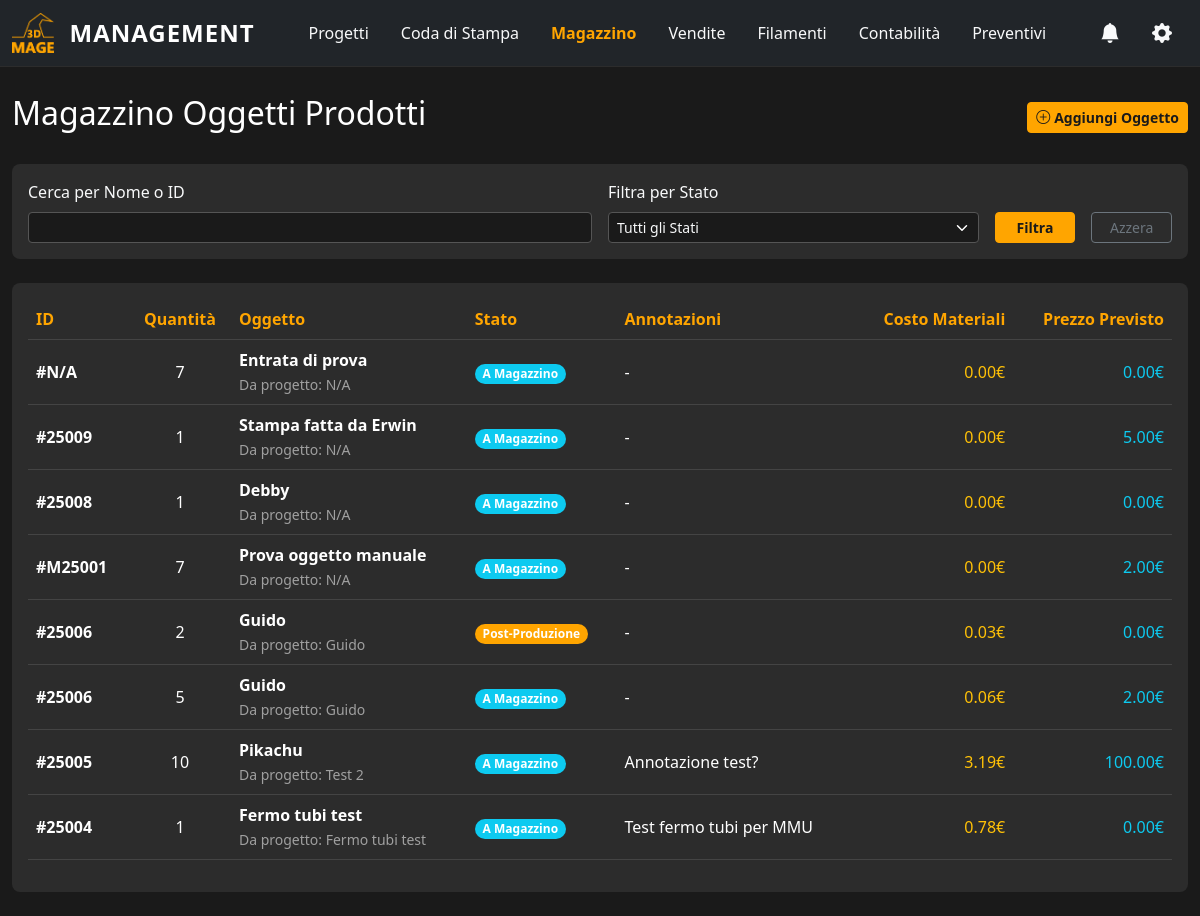
The app's page /inventory/, older data.
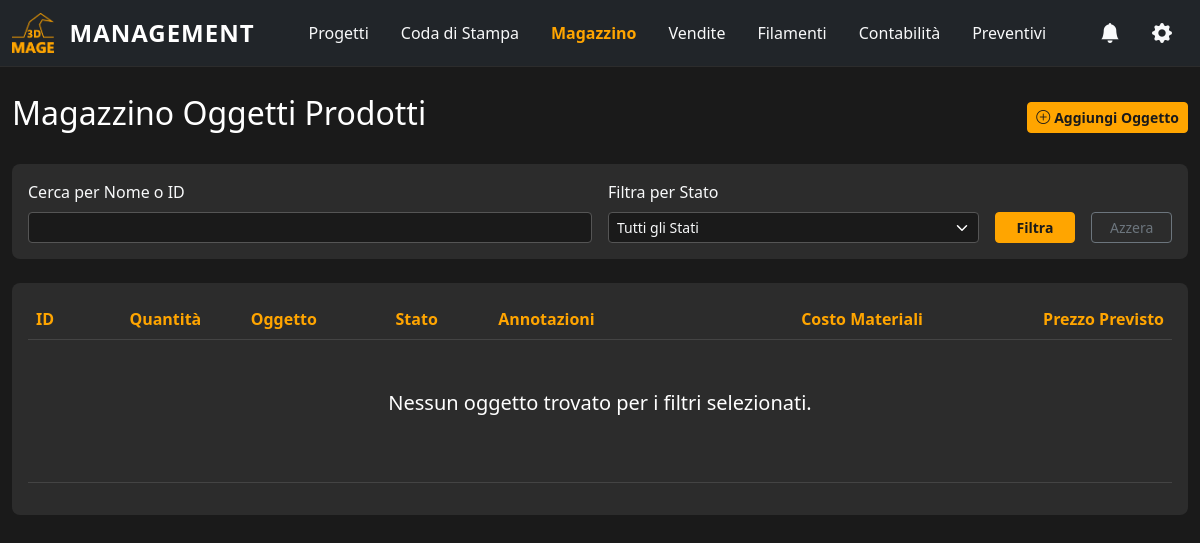
The same page, newer data.
### app_3dmage_management/models.py (models this page shows, shortened)
class StockItem(models.Model):
    class Status(models.TextChoices):
        POST_PROD = 'POST_PROD', 'Post-Produzione'
        IN_STOCK = 'IN_STOCK', 'A Magazzino'
        CONSIGNMENT = 'CONSIGNMENT', 'Conto Vendita'
        SOLD = 'SOLD', 'Venduto'
    project = models.ForeignKey(Project, on_delete=models.SET_NULL, null=True, blank=True, verbose_name="Progetto Originale")
    custom_id = models.CharField(max_length=10, null=True, blank=True, verbose_name="ID Personalizzato")
    name = models.CharField(max_length=200, verbose_name="Nome Oggetto")
    quantity = models.PositiveIntegerField(default=1, verbose_name="Quantità")
    status = models.CharField(max_length=20, choices=Status.choices, default=Status.POST_PROD, verbose_name="Stato")
    created_at = models.DateTimeField(auto_now_add=True, verbose_name="Aggiunto il")
    material_cost = models.DecimalField(max_digits=10, decimal_places=2, default=0.00, verbose_name="Costo Materiali")
    suggested_price = models.DecimalField(max_digits=10, decimal_places=2, default=0.00, verbose_name="Prezzo di Vendita Previsto")
    sold_at = models.DateField(null=True, blank=True, verbose_name="Data Vendita")
    sale_price = models.DecimalField(max_digits=10, decimal_places=2, null=True, blank=True, verbose_name="Prezzo di Vendita")
    payment_method = models.ForeignKey(PaymentMethod, on_delete=models.SET_NULL, null=True, blank=True, verbose_name="Metodo di Pagamento")
    sold_to = models.CharField(max_length=100, blank=True, verbose_name="Venduto a (o rimborsato da)")
    notes = models.TextField(blank=True, verbose_name="Note sulla vendita")
    class Meta:
        verbose_name = "Oggetto a Magazzino"
        verbose_name_plural = "Oggetti a Magazzino"
        ordering = ['-created_at']

class Project(models.Model):
    class Priority(models.TextChoices):
        URGENT = 'URGENT', 'Urgente'
        HIGH = 'HIGH', 'Alta'
        MEDIUM = 'MEDIUM', 'Media'
        LOW = 'LOW', 'Bassa'
    class Status(models.TextChoices):
        QUOTE = 'QUOTE', 'Preventivo'
        TODO = 'TODO', 'Da Stampare'
        POST = 'POST', 'Post-Produzione'
        DONE = 'DONE', 'Completato'
    custom_id = models.CharField(max_length=10, null=True, blank=True, unique=True, verbose_name="ID Personalizzato")
    name = models.CharField(max_length=200, verbose_name="Nome Progetto")
    created_at = models.DateTimeField(default=timezone.now, verbose_name="Creato il")
    priority = models.CharField(max_length=10, choices=Priority.choices, default=Priority.MEDIUM, verbose_name="Priorità")
    status = models.CharField(max_length=10, choices=Status.choices, default=Status.QUOTE, verbose_name="Status")
    completed_at = models.DateTimeField(null=True, blank=True, verbose_name="Data Completamento")
    category = models.ForeignKey(Category, on_delete=models.SET_NULL, null=True, blank=True, verbose_name="Categoria")
    quantity = models.PositiveIntegerField(default=1, verbose_name="Quantità oggetti ordine")
    notes = models.TextField(blank=True, verbose_name="Annotazioni")
    actual_quantity = models.PositiveIntegerField(default=0)
    produced_quantity = models.PositiveIntegerField(default=0)
    class Meta:
        verbose_name = "Progetto"
        verbose_name_plural = "Progetti"
        ordering = ['-created_at']

### app_3dmage_management/views.py (the view)
# urls.py: path('inventory/', views.inventory_dashboard, name='inventory_dashboard'),
def inventory_dashboard(request):
    search_query = request.GET.get('q', '')
    status_filter = request.GET.get('status', '')
    sort_by = request.GET.get('sort', 'created_at')
    order = request.GET.get('order', 'desc')
    filters_applied = bool(search_query or status_filter)
    order_prefix = '-' if order == 'desc' else ''
    stock_items_query = StockItem.objects.exclude(status='SOLD').select_related('project').annotate(
        material_cost_per_unit=Case(
            When(quantity__gt=0, then=F('material_cost') / F('quantity')),
            default=Value(0),
            output_field=DecimalField(decimal_places=2)
        )
    )
    if search_query:
        stock_items_query = stock_items_query.filter(
            Q(name__icontains=search_query) |
            Q(custom_id__icontains=search_query)
        )
    if status_filter:
        stock_items_query = stock_items_query.filter(status=status_filter)
    valid_sort_fields = ['custom_id', 'quantity', 'name', 'status', 'suggested_price', 'material_cost']
    if sort_by not in valid_sort_fields:
        sort_by = 'created_at'
    if sort_by == 'material_cost':
        stock_items = stock_items_query.order_by(f'{order_prefix}material_cost_per_unit')
    else:
        stock_items = stock_items_query.order_by(f'{order_prefix}{sort_by}')
    context = {
        'stock_items': stock_items,
        'form': StockItemForm(),
        'manual_form': ManualStockItemForm(),
        'page_title': 'Magazzino',
        'all_statuses': StockItem.Status.choices,
        'search_query': search_query,
        'status_filter': status_filter,
        'sort_by': sort_by,
        'order': order,
        'filters_applied': filters_applied,
    }
    return render(request, 'app_3dmage_management/inventory.html', context)

### app_3dmage_management/forms.py
class ManualStockItemForm(forms.ModelForm):
    class Meta:
        model = StockItem
        fields = ['name', 'quantity', 'suggested_price', 'material_cost']
        widgets = {
            'name': forms.TextInput(attrs={'class': 'form-control'}),
            'quantity': forms.NumberInput(attrs={'class': 'form-control', 'min': 1}),
            'suggested_price': forms.NumberInput(attrs={'class': 'form-control', 'step': '0.01'}),
            'material_cost': forms.NumberInput(attrs={'class': 'form-control', 'step': '0.01'}),
        }
        labels = { 'name': "Nome Oggetto", 'quantity': "Quantità", 'suggested_price': 'Prezzo Vendita Previsto', 'material_cost': 'Costo Materiali Totale' }

### app_3dmage_management/models.py (called while the page is built)
    def __str__(self):
        return self.name

### app_3dmage_management/templates/app_3dmage_management/inventory.html (shortened to what the changed rows need)
{% extends "app_3dmage_management/base.html" %}
{% load static %}
{% block content %}
<div class="d-flex justify-content-between align-items-center mb-4">
    <h2 class="text-white">Magazzino Oggetti Prodotti</h2>
</div>
<div class="card bg-dark-card">
    <div class="card-body">
        <div class="table-responsive">
            <table class="table table-dark table-hover align-middle">
                <thead>
                    <tr>
                        <th><a href="?sort=custom_id&order={% if sort_by == 'custom_id' and order == 'asc' %}desc{% else %}asc{% endif %}&{{ request.GET.urlencode|cut:'sort'|cut:'order' }}">ID</a></th>
                        <th class="text-center"><a href="?sort=quantity&order={% if sort_by == 'quantity' and order == 'asc' %}desc{% else %}asc{% endif %}&{{ request.GET.urlencode|cut:'sort'|cut:'order' }}">Quantità</a></th>
                        <th><a href="?sort=name&order={% if sort_by == 'name' and order == 'asc' %}desc{% else %}asc{% endif %}&{{ request.GET.urlencode|cut:'sort'|cut:'order' }}">Oggetto</a></th>
                        <th><a href="?sort=status&order={% if sort_by == 'status' and order == 'asc' %}desc{% else %}asc{% endif %}&{{ request.GET.urlencode|cut:'sort'|cut:'order' }}">Stato</a></th>
                        <th>Annotazioni</th>
                        <th class="text-end"><a href="?sort=material_cost&order={% if sort_by == 'material_cost' and order == 'asc' %}desc{% else %}asc{% endif %}&{{ request.GET.urlencode|cut:'sort'|cut:'order' }}">Costo Materiali</a></th>
                        <th class="text-end"><a href="?sort=suggested_price&order={% if sort_by == 'suggested_price' and order == 'asc' %}desc{% else %}asc{% endif %}&{{ request.GET.urlencode|cut:'sort'|cut:'order' }}">Prezzo Previsto</a></th>
                    </tr>
                </thead>
                <tbody id="inventory-table-body">
                    {% for item in stock_items %}
                    <tr style="cursor: pointer;" data-bs-toggle="modal" data-bs-target="#editStockItemModal" data-item-id="{{ item.id }}">
                        <td class="fw-bold">#{{ item.custom_id|default:"N/A" }}</td>
                        <td class="text-center">{{ item.quantity }}</td>
                        <td><div class="fw-bold">{{ item.name }}</div><small class="text-muted">Da progetto: {{ item.project.name|default:"N/A" }}</small></td>
                        <td><span class="badge rounded-pill bg-stock-status-{{ item.status|lower }}">{{ item.get_status_display }}</span></td>
                        <td>{{ item.project.notes|truncatechars:50|default:"-" }}</td>
                        <td class="text-end text-warning">{{ item.material_cost_per_unit|floatformat:2 }}€</td>
                        <td class="text-end text-info">{{ item.suggested_price|floatformat:2 }}€</td>
                    </tr>
                    {% empty %}
                    <tr><td colspan="7" class="text-center py-5"><p class="lead">Nessun oggetto trovato per i filtri selezionati.</p></td></tr>
                    {% endfor %}
                </tbody>
            </table>
        </div>
    </div>
</div>
{% endblock %}

Row changes from the older to the newer data that the page shows:
removed StockItem: custom_id "N/A", quantity "7", name "Entrata di prova", project.name "N/A", status "A Magazzino", project.notes "-", material_cost_per_unit "0.00", suggested_price "0.00"
removed StockItem: custom_id "25009", quantity "1", name "Stampa fatta da Erwin", project.name "N/A", status "A Magazzino", project.notes "-", material_cost_per_unit "0.00", suggested_price "5.00"
removed StockItem: custom_id "25008", quantity "1", name "Debby", project.name "N/A", status "A Magazzino", project.notes "-", material_cost_per_unit "0.00", suggested_price "0.00"
removed StockItem: custom_id "M25001", quantity "7", name "Prova oggetto manuale", project.name "N/A", status "A Magazzino", project.notes "-", material_cost_per_unit "0.00", suggested_price "2.00"
removed StockItem: custom_id "25006", quantity "2", name "Guido", project.name "Guido", status "Post-Produzione", project.notes "-", material_cost_per_unit "0.03", suggested_price "0.00"
removed StockItem: custom_id "25006", quantity "5", name "Guido", project.name "Guido", status "A Magazzino", project.notes "-", material_cost_per_unit "0.06", suggested_price "2.00"
removed StockItem: custom_id "25005", quantity "10", name "Pikachu", project.name "Test 2", status "A Magazzino", project.notes "Annotazione test?", material_cost_per_unit "3.19", suggested_price "100.00"
removed StockItem: custom_id "25004", quantity "1", name "Fermo tubi test", project.name "Fermo tubi test", status "A Magazzino", project.notes "Test fermo tubi per MMU", material_cost_per_unit "0.78", suggested_price "0.00"
Text that changed along with them:
text now shown: "Nessun oggetto trovato per i filtri selezionati."
